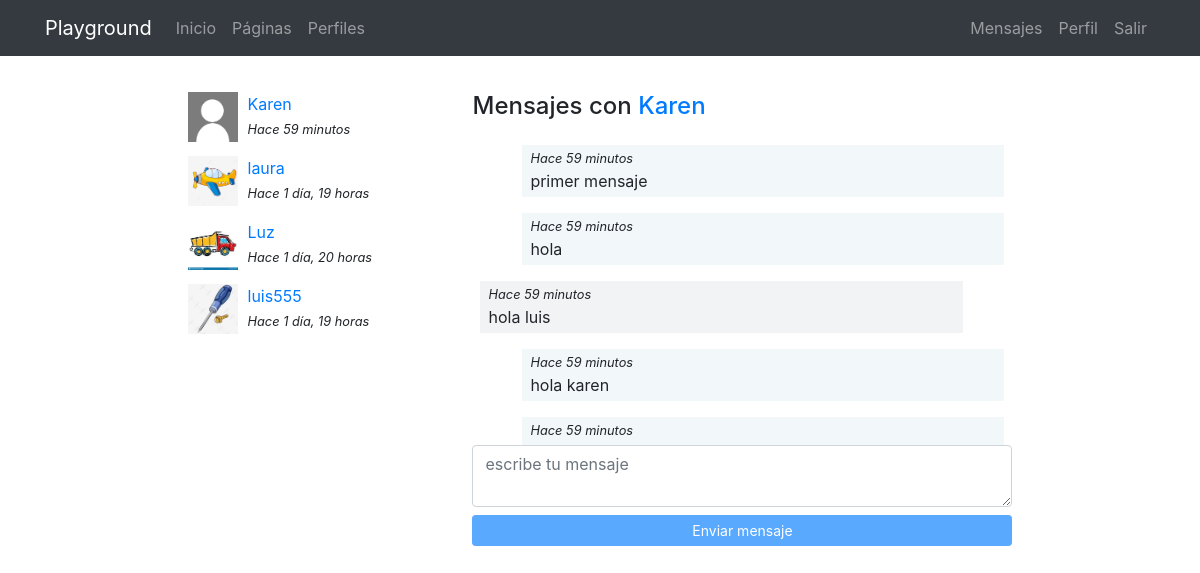
Screenshot of /messenger/thread/4/ (signed in) with the database file from the repository.
### messenger/models.py (models this page shows)
class Thread(models.Model):
    users = models.ManyToManyField(User, related_name='threads')
    messages = models.ManyToManyField(Message)
    updated = models.DateTimeField(auto_now=True)
    objects = ThreadManager()
    class Meta:
        ordering = ['-updated']

class Message(models.Model):
    user = models.ForeignKey(User, on_delete=models.CASCADE)
    content = models.TextField()
    created = models.DateTimeField(auto_now_add=True)
    class Meta:
        ordering = ['created']

### registration/models.py (models this page shows)
class Profile(models.Model):
    user = models.OneToOneField(User, on_delete=models.CASCADE)
    avatar = models.ImageField(upload_to=custom_upload_to, null=True, blank=True)
    bio = models.TextField(null=True, blank=True)
    link = models.URLField(max_length=200, null=True, blank=True)
    class Meta:
        ordering = ['user__username']

### messenger/views.py (the view)
# urls.py: path('thread/<int:pk>/', ThreadDetail.as_view(), name="detail"),
@method_decorator(login_required, name="dispatch")
class ThreadDetail(DetailView):
    model = Thread
    def get_object(self):
        obj = super(ThreadDetail, self).get_object()
        if self.request.user not in obj.users.all():
            raise Http404()
        return obj

### messenger/templates/messenger/thread_detail.html (shortened to what this page needs)
{% extends 'core/base.html' %}
{% load static %}
{% block content %}
<main role="main">
  <div class="container">
    <div class="row mt-3">
      <div class="col-md-9 mx-auto mb-5">
        <div class="row">
          <div class="col-md-4">
            {% for thread in request.user.threads.all %}
              {% if thread.messages.all|length > 0 %}
                <div class="mb-3">
                  {% for user in thread.users.all %}
                    {% if user != request.user %}
                      {% if user.profile.avatar %}
                        <img src="{{user.profile.avatar.url}}" class="avatar">
                      {% else %}
                        <img src="{% static 'registration/img/no-avatar.jpg' %}" class="avatar">
                      {% endif %}
                      <div>
                        <a href="{% url 'messenger:detail' thread.pk %}">{{user}}</a><br>
                        <small><i>Hace {{thread.messages.last.created|timesince}}</i></small>
                      </div>
                    {% endif %}
                  {% endfor %}
                </div>
              {% endif %}
            {% endfor %}
          </div>
          <div class="col-md-8">
            {% for user in thread.users.all %}
              {% if user != request.user %}
                <h4 class="mb-4">Mensajes con <a href="{% url 'profiles:detail' user %} ">{{user}}</a></h4>
              {% endif %}
            {% endfor %}
            <div class="thread" id="thread">
              {% for message in object.messages.all %}
                <div {% if request.user == message.user %}class="mine mb-3"{% else %}class="other mb-3"{% endif %}>
                  <small><i>Hace {{thread.messages.last.created|timesince}}</i></small><br>
                  {{message.content}}
                </div>
              {% endfor %}
            </div>
            <textarea id="content" class="form-control mb-2" rows="2" placeholder="escribe tu mensaje"></textarea>
            <button id="send" class="btn btn-primary btn-sm btn-block" disabled>Enviar mensaje</button>
          </div>
        </div>
    </div>
  </div>
</main>
{% endblock %}

### core/static/core/css/main.css (style rules this page uses)
main { padding-top: 20px; }
:root { --jumbotron-padding-y: 3rem; }

### messenger/templates/messenger/thread_detail.html (style rules this page uses)
.avatar { width:50px; height:50px; float:left; margin-right:10px; }
.thread { max-height:300px; overflow-y:auto; padding:0 0.5em; }
.mine { padding:0 0.5em 0.25em; background-color:rgba(230,242,245,.5); width:92%; margin-left:8%; }
.other { padding:0 0.5em 0.25em; background-color:#f2f3f5; width:92%; }

### rows the page displays
Thread: messages.last.created "59 minutos"
Thread: messages.last.created "1 día, 19 horas"
Thread: messages.last.created "1 día, 20 horas"
Thread: messages.last.created "1 día, 19 horas"
Message: content "primer mensaje"
Message: content "hola"
Message: content "hola luis"
Message: content "hola karen"

### other values shown
{{ user }} "Karen"
{{ user }} "laura"
{{ user }} "Luz"
{{ user }} "luis555"
